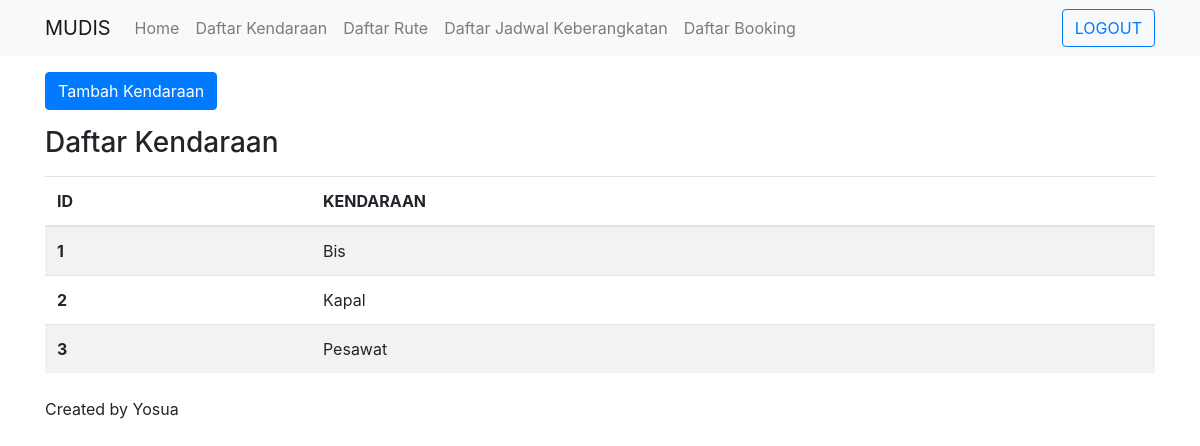
Page /index.php/admin/tambah_kendaraan on the committed database.
### tables this page shows
CREATE TABLE `tbl_kendaraan` (
  `ID_KENDARAAN` int(11) NOT NULL,
  `NAMA_KENDARAAN` varchar(20) NOT NULL
);

### application/controllers/Admin.php (called while the page is built, shortened)
<?php
class Admin extends CI_Controller {
    public function __construct(){
        $this->load->model('Admin_model');
    }
    public function tambah_kendaraan(){
        $data['judul_halaman'] = 'Admin';
        $data['kendaraan'] = $this->Admin_model->get_Kendaraan();
        $this->load->view('templates/header_admin.php', $data);
        $this->load->view('admin/tambah_kendaraan.php', $data);
        $this->load->view('templates/footer_admin.php');
    }
}

### index.php (called while the page is built, shortened)
<?php
require_once BASEPATH.'core/CodeIgniter.php';

### application/models/Admin_model.php (called while the page is built, shortened)
<?php
    class Admin_model extends CI_model{
        public function get_Kendaraan(){
            return $this->db->get('tbl_KENDARAAN')->result_array();
        }
    }
?>

### application/views/admin/tambah_kendaraan.php (the view, shortened to what this page needs)
<button type="button" class="btn btn-primary mt-3" data-toggle="modal" data-target="#modalTambahKendaraan" data-backdrop="static" data-keyboard="false">Tambah Kendaraan</button>
<div class = "mt-3">
    <h3> Daftar Kendaraan </h3>
    <table class="table table-striped mt-3">
        <thead>
            <tr>
                <th scope="col">ID</th>
                <th scope="col">KENDARAAN</th>
            </tr>
        </thead>
        <tbody>
            <?php foreach($kendaraan as $kd) : ?>
                <tr>
                    <th scope="row"><?= $kd['ID_KENDARAAN'] ?></th>
                    <td><?= $kd['NAMA_KENDARAAN'] ?></td>
                </tr>
            <?php endforeach; ?>
        </tbody>
    </table>
</div>

### rows in the picture
tbl_kendaraan: ID_KENDARAAN "1", NAMA_KENDARAAN "Bis"
tbl_kendaraan: ID_KENDARAAN "2", NAMA_KENDARAAN "Kapal"
tbl_kendaraan: ID_KENDARAAN "3", NAMA_KENDARAAN "Pesawat"
